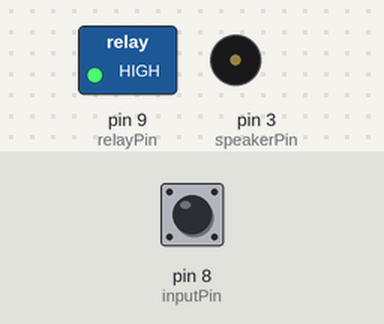
Bench run of a sketch on a simulated Arduino Uno, built with avr-gcc and run on an emulated ATmega328P. On the bench: switched loads named in the sketch (green lamp = pin HIGH), buzzer (waves = sounding, pin HIGH). Inputs (shaded band) come from the test bench; at power-on: pin 8 (inputPin) LOW.

Above: at 1.2 s.
1.3 s: pin 8 (inputPin) pulsed HIGH 2 times (0.12 s each, 0.3 s apart)
At 2.8 s:
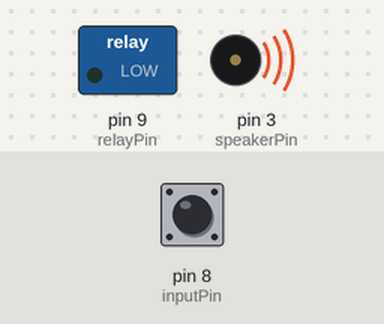
At 5.1 s:
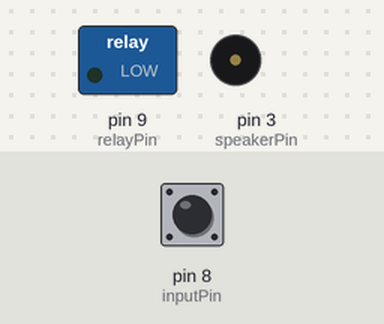
Timing chart, 0 to 12.9 s (numbered marks = the images above; inputs shaded):
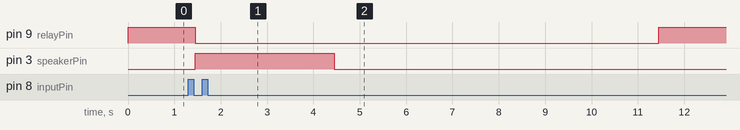

Measured:
- after the input at 1.3 s, pin 9 (relayPin): HIGH → LOW after 0.15 s, → HIGH 10.0 s later; pin 3 (speakerPin): LOW → HIGH after 0.15 s, → LOW 3.0 s later

The sketch:

TypeWriter.ino
```cpp
int inputPin = 8;
int relayPin = 9;
int speakerPin = 3;

#define RELAY_TIME 10
#define SPEAKER_TIME 3

#define RELAY_ACTIVE LOW
#define RELAY_OFF HIGH

#define SPEAKER_ON HIGH
#define SPEAKER_OFF LOW

int current = LOW;

void setup(){
  pinMode(inputPin, INPUT);
  pinMode(relayPin, OUTPUT);
  pinMode(speakerPin, OUTPUT);

  digitalWrite(relayPin, RELAY_OFF);
  digitalWrite(speakerPin, SPEAKER_OFF);
}


void loop(){
  current = digitalRead(inputPin);
  int temp = LOW;

  if (current == HIGH){
   while (current == HIGH){
      current = digitalRead(inputPin);
      delay(25);
      temp = digitalRead(inputPin);
      if (temp == LOW){
        delay(25);
        temp = digitalRead(inputPin);
        if (temp == LOW){
          current = LOW;
        } else {
         current = HIGH;
        }
      }
        //ARMED
    }

    // TRIGGER THE STUFFZ
    digitalWrite(relayPin, RELAY_ACTIVE);
    digitalWrite(speakerPin, SPEAKER_ON);
    delay(SPEAKER_TIME*1000);
    digitalWrite(speakerPin, SPEAKER_OFF);
    //PLING
    delay((RELAY_TIME - SPEAKER_TIME) *1000);
    digitalWrite(relayPin, RELAY_OFF);
  }
}
```
